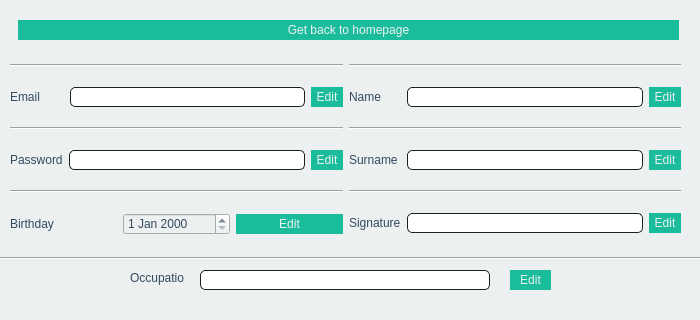
<?xml version="1.0" encoding="UTF-8"?>
<ui version="4.0">
 <class>showprofile</class>
 <widget class="QDialog" name="showprofile">
  <property name="geometry">
   <rect>
    <x>0</x>
    <y>0</y>
    <width>700</width>
    <height>320</height>
   </rect>
  </property>
  <property name="minimumSize">
   <size>
    <width>700</width>
    <height>320</height>
   </size>
  </property>
  <property name="maximumSize">
   <size>
    <width>700</width>
    <height>320</height>
   </size>
  </property>
  <property name="windowTitle">
   <string>Show and edit your profiLe  - Q &amp; A Platform NCIBI Ali &amp; OUERGHI FIRAS</string>
  </property>
  <property name="windowIcon">
   <iconset>
    <normaloff>../../../Downloads/speech-bubble.png</normaloff>../../../Downloads/speech-bubble.png</iconset>
  </property>
  <property name="styleSheet">
   <string notr="true">QToolTip
{
     border: 1px solid black;
     background-color: #ffa02f;
     padding: 1px;
     border-radius: 3px;
     opacity: 100;
}

QWidget
{
    color:#34495e;
    background-color:#ecf0f1;
}

QWidget:item:hover
{
    background-color: QLinearGradient( x1: 0, y1: 0, x2: 0, y2: 1, stop: 0 #ffa02f, stop: 1 #ca0619);
    color: #000000;
}

QWidget:item:selected
{
    background-color: QLinearGradient( x1: 0, y1: 0, x2: 0, y2: 1, stop: 0 #ffa02f, stop: 1 #d7801a);
}

QMenuBar::item
{
    background: transparent;
}

QMenuBar::item:selected
{
    background: transparent;
    border: 1px solid #ffaa00;
}

QMenuBar::item:pressed
{
    background: #444;
    border: 1px solid #000;
    background-color: QLinearGradient(
        x1:0, y1:0,
        x2:0, y2:1,
        stop:1 #212121,
        stop:0.4 #343434/*,
        stop:0.2 #343434,
        stop:0.1 #ffaa00*/
    );
    margin-bottom:-1px;
    padding-bottom:1px;
}

QMenu
{
    border: 1px solid #000;
}

QMenu::item
{
    padding: 2px 20px 2px 20px;
}

QMenu::item:selected
{
    color: #000000;
}

QWidget:disabled
{
    color: #404040;
    background-color: #323232;
}

QAbstractItemView
{
    background-color: QLinearGradient( x1: 0, y1: 0, x2: 0, y2: 1, stop: 0 #4d4d4d, stop: 0.1 #646464, stop: 1 #5d5d5d);
}

QWidget:focus
{
    /*border: 2px solid QLinearGradient( x1: 0, y1: 0, x2: 0, y2: 1, stop: 0 #ffa02f, stop: 1 #d7801a);*/
}

QLineEdit
{
    background-color: QLinearGradient( x1: 0, y1: 0, x2: 0, y2: 1, stop: 0 #4d4d4d, stop: 0 #646464, stop: 1 #5d5d5d);
    padding: 1px;
    border-style: solid;
    border: 1px solid #1e1e1e;
    border-radius: 5;
}

QPushButton
{
    color: #ecf0f1;
    background-color: #1abc9c;
    border-color: #1e1e1e;
    border-style: solid;
    padding: 3px;
    font-size: 12px;
    padding-left: 5px;
    padding-right: 5px;
}

QPushButton:pressed
{
    background-color: QLinearGradient( x1: 0, y1: 0, x2: 0, y2: 1, stop: 0 #2d2d2d, stop: 0.1 #2b2b2b, stop: 0.5 #292929, stop: 0.9 #282828, stop: 1 #252525);
}

QComboBox
{
    selection-background-color: #ffaa00;
    background-color: QLinearGradient( x1: 0, y1: 0, x2: 0, y2: 1, stop: 0 #565656, stop: 0.1 #525252, stop: 0.5 #4e4e4e, stop: 0.9 #4a4a4a, stop: 1 #464646);
    border-style: solid;
    border: 1px solid #1e1e1e;
    border-radius: 5;
}

QComboBox:hover,QPushButton:hover
{
    border: 2px solid QLinearGradient( x1: 0, y1: 0, x2: 0, y2: 1, stop: 0 #ffa02f, stop: 1 #d7801a);
}


QComboBox:on
{
    padding-top: 3px;
    padding-left: 4px;
    background-color: QLinearGradient( x1: 0, y1: 0, x2: 0, y2: 1, stop: 0 #2d2d2d, stop: 0.1 #2b2b2b, stop: 0.5 #292929, stop: 0.9 #282828, stop: 1 #252525);
    selection-background-color: #ffaa00;
}

QComboBox QAbstractItemView
{
    border: 2px solid darkgray;
    selection-background-color: QLinearGradient( x1: 0, y1: 0, x2: 0, y2: 1, stop: 0 #ffa02f, stop: 1 #d7801a);
}

QComboBox::drop-down
{
     subcontrol-origin: padding;
     subcontrol-position: top right;
     width: 15px;

     border-left-width: 0px;
     border-left-color: darkgray;
     border-left-style: solid; /* just a single line */
     border-top-right-radius: 3px; /* same radius as the QComboBox */
     border-bottom-right-radius: 3px;
 }

QComboBox::down-arrow
{
     image: url(:/down_arrow.png);
}

QGroupBox:focus
{
border: 2px solid QLinearGradient( x1: 0, y1: 0, x2: 0, y2: 1, stop: 0 #ffa02f, stop: 1 #d7801a);
}

QTextEdit:focus
{
    border: 2px solid QLinearGradient( x1: 0, y1: 0, x2: 0, y2: 1, stop: 0 #ffa02f, stop: 1 #d7801a);
}

QScrollBar:horizontal {
     border: 1px solid #222222;
     background: QLinearGradient( x1: 0, y1: 0, x2: 0, y2: 1, stop: 0.0 #121212, stop: 0.2 #282828, stop: 1 #484848);
     height: 7px;
     margin: 0px 16px 0 16px;
}

QScrollBar::handle:horizontal
{
      background: QLinearGradient( x1: 0, y1: 0, x2: 1, y2: 0, stop: 0 #ffa02f, stop: 0.5 #d7801a, stop: 1 #ffa02f);
      min-height: 20px;
      border-radius: 2px;
}

QScrollBar::add-line:horizontal {
      border: 1px solid #1b1b19;
      border-radius: 2px;
      background: QLinearGradient( x1: 0, y1: 0, x2: 1, y2: 0, stop: 0 #ffa02f, stop: 1 #d7801a);
      width: 14px;
      subcontrol-position: right;
      subcontrol-origin: margin;
}

QScrollBar::sub-line:horizontal {
      border: 1px solid #1b1b19;
      border-radius: 2px;
      background: QLinearGradient( x1: 0, y1: 0, x2: 1, y2: 0, stop: 0 #ffa02f, stop: 1 #d7801a);
      width: 14px;
     subcontrol-position: left;
     subcontrol-origin: margin;
}

QScrollBar::right-arrow:horizontal, QScrollBar::left-arrow:horizontal
{
      border: 1px solid black;
      width: 1px;
      height: 1px;
      background: white;
}

QScrollBar::add-page:horizontal, QScrollBar::sub-page:horizontal
{
      background: none;
}

QScrollBar:vertical
{
      background: QLinearGradient( x1: 0, y1: 0, x2: 1, y2: 0, stop: 0.0 #121212, stop: 0.2 #282828, stop: 1 #484848);
      width: 7px;
      margin: 16px 0 16px 0;
      border: 1px solid #222222;
}

QScrollBar::handle:vertical
{
      background: QLinearGradient( x1: 0, y1: 0, x2: 0, y2: 1, stop: 0 #ffa02f, stop: 0.5 #d7801a, stop: 1 #ffa02f);
      min-height: 20px;
      border-radius: 2px;
}

QScrollBar::add-line:vertical
{
      border: 1px solid #1b1b19;
      border-radius: 2px;
      background: QLinearGradient( x1: 0, y1: 0, x2: 0, y2: 1, stop: 0 #ffa02f, stop: 1 #d7801a);
      height: 14px;
      subcontrol-position: bottom;
      subcontrol-origin: margin;
}

QScrollBar::sub-line:vertical
{
      border: 1px solid #1b1b19;
      border-radius: 2px;
      background: QLinearGradient( x1: 0, y1: 0, x2: 0, y2: 1, stop: 0 #d7801a, stop: 1 #ffa02f);
      height: 14px;
      subcontrol-position: top;
      subcontrol-origin: margin;
}

QScrollBar::up-arrow:vertical, QScrollBar::down-arrow:vertical
{
      border: 1px solid black;
      width: 1px;
      height: 1px;
      background: white;
}


QScrollBar::add-page:vertical, QScrollBar::sub-page:vertical
{
      background: none;
}

QTextEdit
{
    background-color: #242424;
}

QPlainTextEdit
{
    background-color: #242424;
}

QHeaderView::section
{
    background-color: QLinearGradient(x1:0, y1:0, x2:0, y2:1, stop:0 #616161, stop: 0.5 #505050, stop: 0.6 #434343, stop:1 #656565);
    color: white;
    padding-left: 4px;
    border: 1px solid #6c6c6c;
}

QCheckBox:disabled
{
color: #414141;
}

QDockWidget::title
{
    text-align: center;
    spacing: 3px; /* spacing between items in the tool bar */
    background-color: QLinearGradient(x1:0, y1:0, x2:0, y2:1, stop:0 #323232, stop: 0.5 #242424, stop:1 #323232);
}

QDockWidget::close-button, QDockWidget::float-button
{
    text-align: center;
    spacing: 1px; /* spacing between items in the tool bar */
    background-color: QLinearGradient(x1:0, y1:0, x2:0, y2:1, stop:0 #323232, stop: 0.5 #242424, stop:1 #323232);
}

QDockWidget::close-button:hover, QDockWidget::float-button:hover
{
    background: #242424;
}

QDockWidget::close-button:pressed, QDockWidget::float-button:pressed
{
    padding: 1px -1px -1px 1px;
}

QMainWindow::separator
{
    background-color: QLinearGradient(x1:0, y1:0, x2:0, y2:1, stop:0 #161616, stop: 0.5 #151515, stop: 0.6 #212121, stop:1 #343434);
    color: white;
    padding-left: 4px;
    border: 1px solid #4c4c4c;
    spacing: 3px; /* spacing between items in the tool bar */
}

QMainWindow::separator:hover
{

    background-color: QLinearGradient(x1:0, y1:0, x2:0, y2:1, stop:0 #d7801a, stop:0.5 #b56c17 stop:1 #ffa02f);
    color: white;
    padding-left: 4px;
    border: 1px solid #6c6c6c;
    spacing: 3px; /* spacing between items in the tool bar */
}

QToolBar::handle
{
     spacing: 3px; /* spacing between items in the tool bar */
     background: url(:/images/handle.png);
}

QMenu::separator
{
    height: 2px;
    background-color: QLinearGradient(x1:0, y1:0, x2:0, y2:1, stop:0 #161616, stop: 0.5 #151515, stop: 0.6 #212121, stop:1 #343434);
    color: white;
    padding-left: 4px;
    margin-left: 10px;
    margin-right: 5px;
}

QProgressBar
{
    border: 2px solid grey;
    border-radius: 5px;
    text-align: center;
}

QProgressBar::chunk
{
    background-color: #d7801a;
    width: 2.15px;
    margin: 0.5px;
}

QTabBar::tab {
    color: white;
    background-color: #00b894;
    padding-left: 10px;
    padding-right: 10px;
    padding-top: 10px;
    padding-bottom: 10px;
    margin-right: -1px;
}

QTabWidget::pane {
    //border: 1px solid #444;
    top: 1px;
}

QTabBar::tab:last
{
    margin-right: 0; /* the last selected tab has nothing to overlap with on the right */
    border-top-right-radius: 3px;
}

QTabBar::tab:first:!selected
{
 margin-left: 0px; /* the last selected tab has nothing to overlap with on the right */


    border-top-left-radius: 3px;
}

QTabBar::tab:!selected
{
    color: #b1b1b1;
    border-bottom-style: solid;
    margin-top: 3px;
    background-color: QLinearGradient(x1:0, y1:0, x2:0, y2:1, stop:1 #212121, stop:.4 #343434);
}

QTabBar::tab:selected
{
    border-top-left-radius: 3px;
    border-top-right-radius: 3px;
    margin-bottom: 0px;
}

QTabBar::tab:!selected:hover
{
    /*border-top: 2px solid #ffaa00;
    padding-bottom: 3px;*/
    border-top-left-radius: 3px;
    border-top-right-radius: 3px;
    background-color: QLinearGradient(x1:0, y1:0, x2:0, y2:1, stop:1 #212121, stop:0.4 #343434, stop:0.2 #343434, stop:0.1 #ffaa00);
}

QRadioButton::indicator:checked, QRadioButton::indicator:unchecked{
    color: #b1b1b1;
    background-color: #323232;
    border: 1px solid #b1b1b1;
    border-radius: 6px;
}

QRadioButton::indicator:checked
{
    background-color: qradialgradient(
        cx: 0.5, cy: 0.5,
        fx: 0.5, fy: 0.5,
        radius: 1.0,
        stop: 0.25 #ffaa00,
        stop: 0.3 #323232
    );
}

QCheckBox::indicator{
    color: #b1b1b1;
    background-color: #323232;
    border: 1px solid #b1b1b1;
    width: 9px;
    height: 9px;
}

QRadioButton::indicator
{
    border-radius: 6px;
}

QRadioButton::indicator:hover, QCheckBox::indicator:hover
{
    border: 1px solid #ffaa00;
}

QCheckBox::indicator:checked
{
    image:url(:/images/checkbox.png);
}

QCheckBox::indicator:disabled, QRadioButton::indicator:disabled
{
    border: 1px solid #444;
}</string>
  </property>
  <widget class="QLineEdit" name="lineEdit_9">
   <property name="geometry">
    <rect>
     <x>31</x>
     <y>708</y>
     <width>110</width>
     <height>20</height>
    </rect>
   </property>
  </widget>
  <widget class="QLineEdit" name="lineEdit_10">
   <property name="geometry">
    <rect>
     <x>31</x>
     <y>682</y>
     <width>110</width>
     <height>20</height>
    </rect>
   </property>
  </widget>
  <widget class="QLineEdit" name="lineEdit_11">
   <property name="geometry">
    <rect>
     <x>31</x>
     <y>734</y>
     <width>110</width>
     <height>20</height>
    </rect>
   </property>
  </widget>
  <widget class="QPushButton" name="inboxbutton">
   <property name="geometry">
    <rect>
     <x>18</x>
     <y>20</y>
     <width>661</width>
     <height>20</height>
    </rect>
   </property>
   <property name="text">
    <string>Get back to homepage</string>
   </property>
  </widget>
  <widget class="QLabel" name="label_9">
   <property name="geometry">
    <rect>
     <x>130</x>
     <y>260</y>
     <width>54</width>
     <height>36</height>
    </rect>
   </property>
   <property name="text">
    <string>Occupation</string>
   </property>
  </widget>
  <widget class="QLineEdit" name="occupation">
   <property name="geometry">
    <rect>
     <x>200</x>
     <y>270</y>
     <width>290</width>
     <height>20</height>
    </rect>
   </property>
   <property name="styleSheet">
    <string notr="true">background-color:white;
color:black;</string>
   </property>
  </widget>
  <widget class="QPushButton" name="pushButton_16">
   <property name="geometry">
    <rect>
     <x>510</x>
     <y>270</y>
     <width>41</width>
     <height>20</height>
    </rect>
   </property>
   <property name="text">
    <string>Edit</string>
   </property>
  </widget>
  <widget class="Line" name="line_4">
   <property name="geometry">
    <rect>
     <x>0</x>
     <y>250</y>
     <width>701</width>
     <height>16</height>
    </rect>
   </property>
   <property name="orientation">
    <enum>Qt::Horizontal</enum>
   </property>
  </widget>
  <widget class="QWidget" name="layoutWidget">
   <property name="geometry">
    <rect>
     <x>10</x>
     <y>50</y>
     <width>671</width>
     <height>201</height>
    </rect>
   </property>
   <layout class="QHBoxLayout" name="horizontalLayout_2">
    <item>
     <layout class="QVBoxLayout" name="verticalLayout">
      <item>
       <widget class="Line" name="line_5">
        <property name="orientation">
         <enum>Qt::Horizontal</enum>
        </property>
       </widget>
      </item>
      <item>
       <layout class="QHBoxLayout" name="horizontalLayout_3">
        <item>
         <widget class="QLabel" name="label_3">
          <property name="text">
           <string>Email       </string>
          </property>
         </widget>
        </item>
        <item>
         <widget class="QLineEdit" name="email">
          <property name="styleSheet">
           <string notr="true">background-color:white;
color:black;</string>
          </property>
         </widget>
        </item>
        <item>
         <widget class="QPushButton" name="pushButton_2">
          <property name="text">
           <string>Edit</string>
          </property>
         </widget>
        </item>
       </layout>
      </item>
      <item>
       <widget class="Line" name="line_6">
        <property name="orientation">
         <enum>Qt::Horizontal</enum>
        </property>
       </widget>
      </item>
      <item>
       <layout class="QHBoxLayout" name="horizontalLayout_6">
        <item>
         <widget class="QLabel" name="label_6">
          <property name="text">
           <string>Password</string>
          </property>
         </widget>
        </item>
        <item>
         <widget class="QLineEdit" name="password">
          <property name="styleSheet">
           <string notr="true">background-color:white;
color:black;</string>
          </property>
         </widget>
        </item>
        <item>
         <widget class="QPushButton" name="pushButton_3">
          <property name="text">
           <string>Edit</string>
          </property>
         </widget>
        </item>
       </layout>
      </item>
      <item>
       <widget class="Line" name="line_7">
        <property name="orientation">
         <enum>Qt::Horizontal</enum>
        </property>
       </widget>
      </item>
      <item>
       <layout class="QHBoxLayout" name="horizontalLayout_5">
        <item>
         <widget class="QLabel" name="label_5">
          <property name="text">
           <string>Birthday</string>
          </property>
         </widget>
        </item>
        <item>
         <widget class="QDateEdit" name="birthday"/>
        </item>
        <item>
         <widget class="QPushButton" name="pushButton_15">
          <property name="text">
           <string>Edit</string>
          </property>
         </widget>
        </item>
       </layout>
      </item>
     </layout>
    </item>
    <item>
     <layout class="QVBoxLayout" name="verticalLayout_2">
      <item>
       <widget class="Line" name="line_3">
        <property name="orientation">
         <enum>Qt::Horizontal</enum>
        </property>
       </widget>
      </item>
      <item>
       <layout class="QHBoxLayout" name="horizontalLayout_8">
        <item>
         <widget class="QLabel" name="label_4">
          <property name="text">
           <string>Name      </string>
          </property>
         </widget>
        </item>
        <item>
         <widget class="QLineEdit" name="name">
          <property name="styleSheet">
           <string notr="true">background-color:white;
color:black;</string>
          </property>
         </widget>
        </item>
        <item>
         <widget class="QPushButton" name="pushButton_7">
          <property name="text">
           <string>Edit</string>
          </property>
         </widget>
        </item>
       </layout>
      </item>
      <item>
       <widget class="Line" name="line_9">
        <property name="orientation">
         <enum>Qt::Horizontal</enum>
        </property>
       </widget>
      </item>
      <item>
       <layout class="QHBoxLayout" name="horizontalLayout_4">
        <item>
         <widget class="QLabel" name="label_7">
          <property name="text">
           <string>Surname </string>
          </property>
         </widget>
        </item>
        <item>
         <widget class="QLineEdit" name="surname">
          <property name="styleSheet">
           <string notr="true">background-color:white;
color:black;</string>
          </property>
         </widget>
        </item>
        <item>
         <widget class="QPushButton" name="pushButton_4">
          <property name="text">
           <string>Edit</string>
          </property>
         </widget>
        </item>
       </layout>
      </item>
      <item>
       <widget class="Line" name="line">
        <property name="orientation">
         <enum>Qt::Horizontal</enum>
        </property>
       </widget>
      </item>
      <item>
       <layout class="QHBoxLayout" name="horizontalLayout_9">
        <item>
         <widget class="QLabel" name="label_8">
          <property name="text">
           <string>Signature</string>
          </property>
         </widget>
        </item>
        <item>
         <widget class="QLineEdit" name="signature">
          <property name="styleSheet">
           <string notr="true">background-color:white;
color:black;</string>
          </property>
         </widget>
        </item>
        <item>
         <widget class="QPushButton" name="pushButton_5">
          <property name="text">
           <string>Edit</string>
          </property>
         </widget>
        </item>
       </layout>
      </item>
     </layout>
    </item>
   </layout>
  </widget>
 </widget>
 <resources/>
 <connections/>
</ui>
